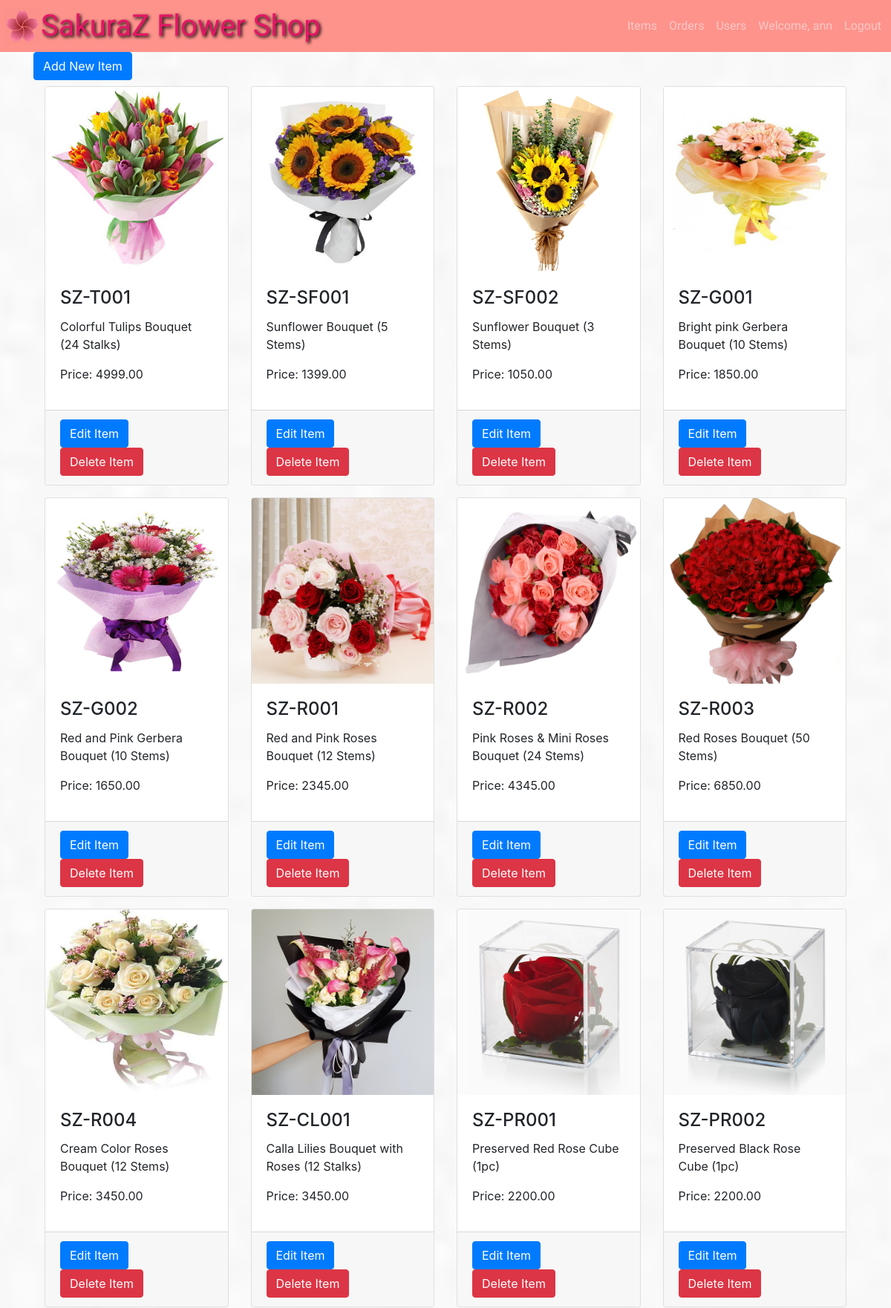
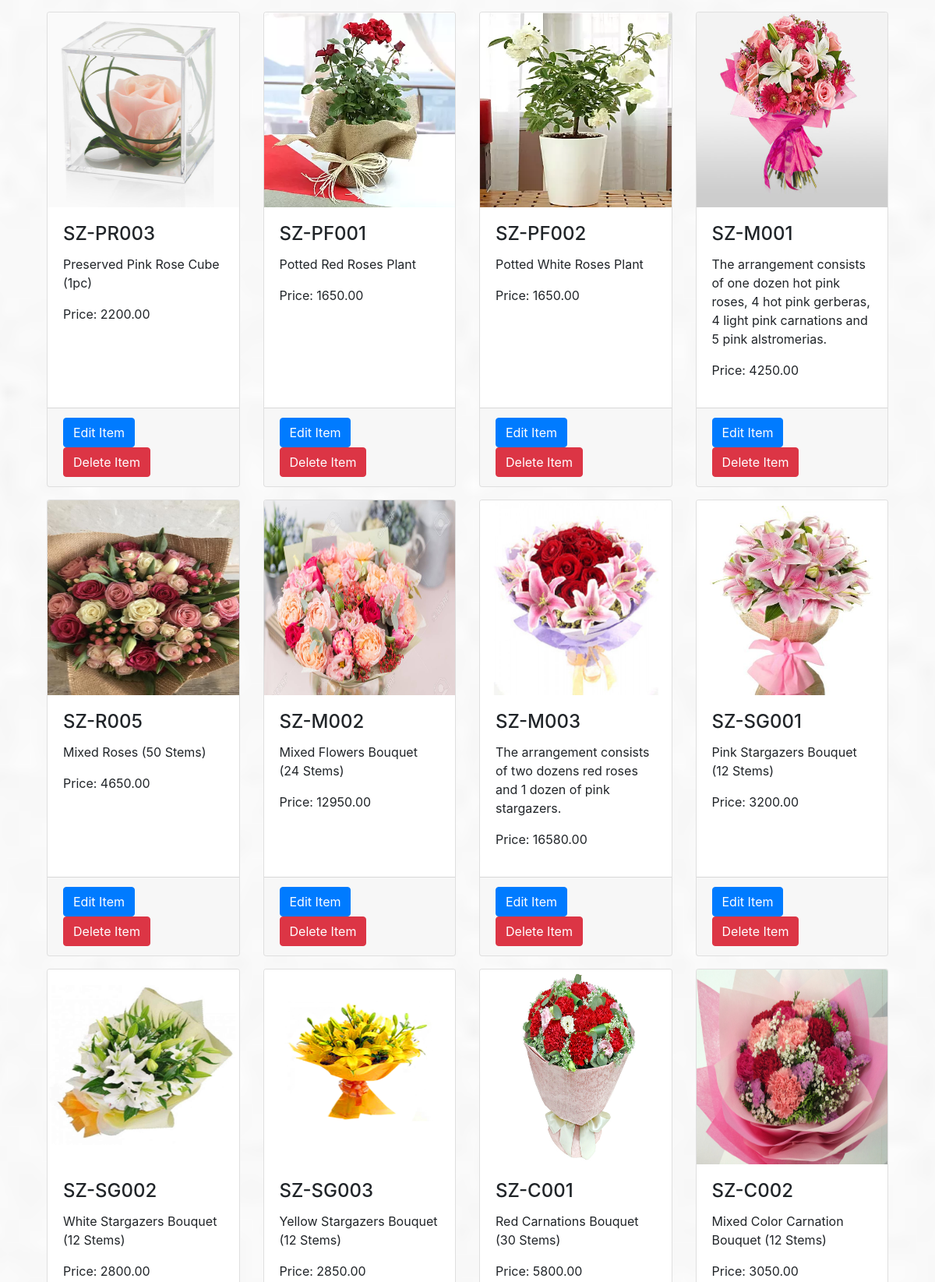
/app/views/items.php (signed in, upper part), run on the app's committed database (2 pictures, top to bottom).
### tables this page shows
CREATE TABLE `items` (
  `id` int(11) NOT NULL,
  `name` varchar(255) NOT NULL,
  `description` varchar(255) NOT NULL,
  `price` decimal(18,2) NOT NULL,
  `image_path` varchar(255) DEFAULT NULL,
  `category_id` int(11) NOT NULL
);

### app/views/items.php (the view, shortened to what this page needs)
<?php require_once "../partials/template.php"; ?>
<?php
function get_page_content() {
	if(isset($_SESSION['user']) && $_SESSION['user']['roles_id'] ==1){
		global $conn;
?>
		<div class="container">
			<div class="row">
				<a href="./add_item.php" class="btn btn-primary">Add New Item</a>
			</div>
			<div class="row">
			<?php
				$sql = "SELECT * FROM items";
				$items = mysqli_query($conn, $sql);
				foreach ($items as $item) {
			?>
					<div class="col-sm-3 py-2">
						<div class="card h-100">
							<img src="<?php echo $item['image_path']; ?>" class="card-img-top" height="250">
							<div class="card-body">
								<h4 class="card-title"><?php echo $item['name']; ?></h4>
								<p class="card-text"><?php echo $item['description']; ?></p>
								<p class="card-text">Price: <?php echo $item['price']; ?></p>
							</div>
							<div class="card-footer">
								<a href="./edit_item.php?id=<?php echo $item['id']; ?>" class="btn btn-primary">Edit Item</a>
								<a href="../controllers/process_delete_item.php?id=<?php echo $item['id']; ?>" class="btn btn-danger">Delete Item</a>
							</div>
						</div>
					</div>
				<?php } ?>
			</div>
		</div>
	<?php }else{
		header("Location: ./error.php");
	} ?>
<?php } ?>

### app/assets/css/style.css (style rules this page uses)
* { padding: 0; margin: 0; box-sizing: border-box; }
.row { margin-left: 0; margin-right: 0; }
body { height: 100vh; background-image: url(../images/bg2.jpg); background-repeat: no-repeat; background-size: cover; background-attachment: fixed; background-position: center center; -webkit-background-size: cover; -moz-background-size: cover; -o-background-size: cover; }

### data on the page
items: image_path (picture), name "SZ-T001", description "Colorful Tulips Bouquet (24 Stalks)", price "4999.00"
items: image_path (picture), name "SZ-SF001", description "Sunflower Bouquet (5 Stems)", price "1399.00"
items: image_path (picture), name "SZ-SF002", description "Sunflower Bouquet (3 Stems)", price "1050.00"
items: image_path (picture), name "SZ-G001", description "Bright pink Gerbera Bouquet (10 Stems)", price "1850.00"
items: image_path (picture), name "SZ-G002", description "Red and Pink Gerbera Bouquet (10 Stems)", price "1650.00"
items: image_path (picture), name "SZ-R001", description "Red and Pink Roses Bouquet (12 Stems)", price "2345.00"
items: image_path (picture), name "SZ-R002", description "Pink Roses & Mini Roses Bouquet (24 Stems)", price "4345.00"
items: image_path (picture), name "SZ-R003", description "Red Roses Bouquet (50 Stems)", price "6850.00"
items: image_path (picture), name "SZ-R004", description "Cream Color Roses Bouquet (12 Stems)", price "3450.00"
items: image_path (picture), name "SZ-CL001", description "Calla Lilies Bouquet with Roses (12 Stalks)", price "3450.00"
items: image_path (picture), name "SZ-PR001", description "Preserved Red Rose Cube (1pc)", price "2200.00"
items: image_path (picture), name "SZ-PR002", description "Preserved Black Rose Cube (1pc)", price "2200.00"
items: image_path (picture), name "SZ-PR003", description "Preserved Pink Rose Cube (1pc)", price "2200.00"
items: image_path (picture), name "SZ-PF001", description "Potted Red Roses Plant", price "1650.00"
items: image_path (picture), name "SZ-PF002", description "Potted White Roses Plant", price "1650.00"
items: image_path (picture), name "SZ-M001", description "The arrangement consists of one dozen hot pink roses, 4 hot pink gerberas, 4 light pink carnations and 5 pink alstromerias.", price "4250.00"
items: image_path (picture), name "SZ-R005", description "Mixed Roses (50 Stems)", price "4650.00"
items: image_path (picture), name "SZ-M002", description "Mixed Flowers Bouquet (24 Stems)", price "12950.00"
items: image_path (picture), name "SZ-M003", description "The arrangement consists of two dozens red roses and 1 dozen of pink stargazers.", price "16580.00"
items: image_path (picture), name "SZ-SG001", description "Pink Stargazers Bouquet (12 Stems)", price "3200.00"
items: image_path (picture), name "SZ-SG002", description "White Stargazers Bouquet (12 Stems)", price "2800.00"
items: image_path (picture), name "SZ-SG003", description "Yellow Stargazers Bouquet (12 Stems)", price "2850.00"
items: image_path (picture), name "SZ-C001", description "Red Carnations Bouquet (30 Stems)", price "5800.00"
items: image_path (picture), name "SZ-C002", description "Mixed Color Carnation Bouquet (12 Stems)", price "3050.00"

### other printed values
$_SESSION['user']['firstname'] "ann"
